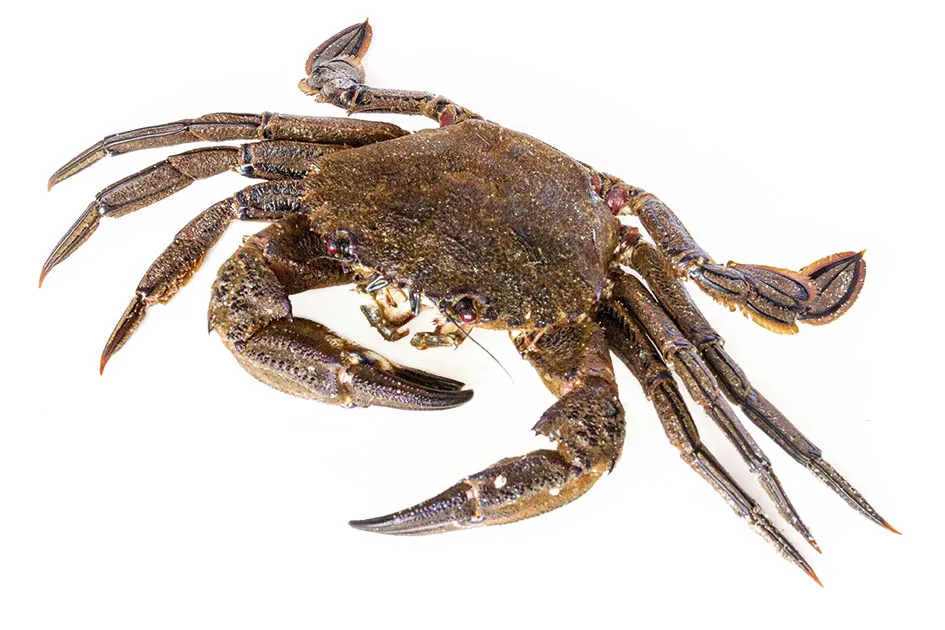
#> input picture refs/strictly-crabs/crab-ref-1-velvet-white.webp, 945 x 630 px
$ python prep.py
#> lines starting #> are read from the running program, lines starting #| are printed output that depends on the picture; after the words box and inside, x2 and y2 are one past the last pixel; in counts of white or black regions, pixels touching at a corner belong together
"""Strictly Crabs Dancing: cut the crab textures and shapes out of Sam's reference photos.

Every crab part is a "pillow": a picture (colour + outline) and a height map that puffs it up into a solid.
Shells and claws are cut straight from the photos; legs reuse the photos' own shell grain.
Writes tex/*.png and tex/parts.json for crab.js.
"""
import json, os, subprocess
import numpy as np
from PIL import Image, ImageDraw, ImageFilter
from scipy import ndimage

HERE = os.path.dirname(os.path.abspath(__file__))
REF = os.path.join(HERE, '..', '..', 'refs', 'strictly-crabs')
OUT = os.path.join(HERE, 'tex')
FF = '/usr/local/lib/python3.13/dist-packages/imageio_ffmpeg/binaries/ffmpeg-linux-x86_64-v7.0.2'
rng = np.random.default_rng(7)
parts = {}

velvet = Image.open(f'{REF}/crab-ref-1-velvet-white.webp').convert('RGB')
#> velvet is the input picture: PIL image 945x630 RGB; mean R, G, B 218.9, 210.9, 205.5
shore = Image.open(f'{REF}/crab-ref-4-shore-black.jpg').convert('RGB')
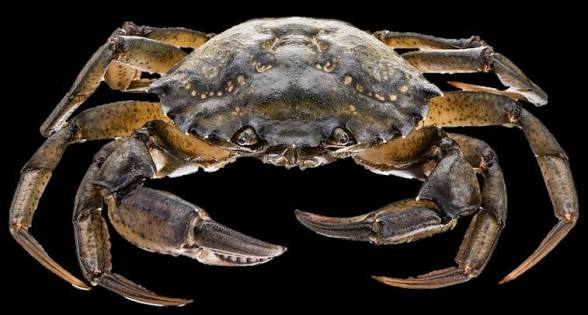
#> input picture refs/strictly-crabs/crab-ref-4-shore-black.jpg, 588 x 315 px
#> shore is the input picture: PIL image 588x315 RGB; mean R, G, B 57.5, 49.1, 41.6

# shells: crop (photo coords), outline (fractions of the crop, back at the top, eyes at the bottom)
SHELLS = {
    'velvet': (velvet.rotate(28, Image.BICUBIC, center=(460, 240), fillcolor='white'), (296, 110, 615, 300),
               [(.5, .03), (.25, .08), (.08, .25), (.02, .5), (.08, .75), (.2, .92), (.35, .97), (.65, .97),
                (.8, .92), (.92, .75), (.98, .5), (.92, .25), (.75, .08)], (1.0, .80)),
    'shore': (shore, (148, 0, 452, 180),
              [(.5, .075), (.28, .125), (.09, .3), (.015, .5), (.06, .65), (.16, .75), (.27, .85), (.73, .85),
               (.84, .75), (.94, .65), (.985, .5), (.91, .3), (.72, .125)], (1.0, .76)),
}


def save(name, rgb, alpha, height, size, htop, hbot):
    Image.fromarray(np.dstack([rgb, alpha]).astype(np.uint8), 'RGBA').save(f'{OUT}/{name}.png')
    h = np.clip(height / max(height.max(), 1e-6), 0, 1)
    Image.fromarray((h * 255).astype(np.uint8)).save(f'{OUT}/{name}_h.png')
    parts[name] = {'tex': f'{name}.png', 'hmap': f'{name}_h.png', 'size': size, 'htop': htop, 'hbot': hbot}


def puff(alpha, power=0.5, blur=2):
    """Height from distance to the outline: rounded edges, fuller in the middle."""
    d = ndimage.distance_transform_edt(alpha > 127)
    d = ndimage.gaussian_filter(d, blur)
    return (d / max(d.max(), 1e-6)) ** power


def shell(name):
    img, box, poly, size = SHELLS[name]
    W, H = 512, 384
    rgb = np.asarray(img.crop(box).resize((W, H), Image.LANCZOS), np.float32)
    m = Image.new('L', (W, H)); ImageDraw.Draw(m).polygon([(u * W, v * H) for u, v in poly], fill=255)
    a = np.asarray(m.filter(ImageFilter.GaussianBlur(1.2)), np.float32)
    h = puff(a, .45, 6)
    yy, xx = np.mgrid[0:H, 0:W]
    dome = 1 - ((xx / W - .5) * 1.6) ** 2 - ((yy / H - .45) * 1.5) ** 2
    h = 0.55 * h + 0.45 * np.clip(dome, 0, 1) * (h > 0)
    # darken the rim slightly where the shell curls under
    rgb *= (0.65 + 0.35 * np.clip(h * 3, 0, 1))[..., None]
    save(f'shell_{name}', rgb, a, h, size, 0.22, 0.06)
    return rgb[int(H * .3):int(H * .6), int(W * .3):int(W * .7)]   # a patch of shell grain for the legs


def cut_white(img):
    x = np.asarray(img, np.float32)
    d = np.sqrt(((255 - x) ** 2).sum(2))
    m = ndimage.binary_opening(d > 60, iterations=1)
    lab, n = ndimage.label(m)
    if n > 1:
        m = lab == (np.bincount(lab.ravel())[1:].argmax() + 1)
    m = ndimage.binary_erosion(ndimage.binary_fill_holes(m), iterations=3)
    return x, (ndimage.gaussian_filter(m.astype(np.float32), 0.8) * 255)


def match(rgb, alpha, target_mean, target_std):
    """Recolour towards another crab's palette, keeping the photo's grain."""
    sel = alpha > 127
    out = rgb.copy()
    for c in range(3):
        mu, sd = rgb[..., c][sel].mean(), rgb[..., c][sel].std() + 1e-3
        out[..., c] = (rgb[..., c] - mu) / sd * target_std[c] + target_mean[c]
    return np.clip(out, 0, 255)


def claw(name, recolour=None):
    c = velvet.crop((340, 435, 570, 535)).transpose(Image.FLIP_LEFT_RIGHT)   # wrist at the left, tips right
    c = c.resize((512, 224), Image.LANCZOS)
    rgb, a = cut_white(c)
    # drop the scrap of arm above the wrist
    a[:60, :120] = 0
    if recolour is not None:
        rgb = match(rgb, a, *recolour)
    else:
        rgb = rgb * .8
    h = puff(a, .55, 3)
    save(f'claw_{name}', rgb, a, h, (0.78, 0.36), 0.17, 0.15)


def tile(patch, W, H):
    p = Image.fromarray(np.clip(patch, 0, 255).astype(np.uint8))
    p = p.resize((W // 2, H))
    p = np.asarray(p, np.float32)
    return np.concatenate([p, p[:, ::-1]], 1)[:, :W]


def legs(name, grain, base, light, stripe, joint):
    """Leg segments: tapered, flattened, with the shell grain recoloured to the leg's palette."""
    W, H = 256, 64
    g = tile(grain, W, H)
    lum = g.mean(2, keepdims=True); lum = (lum - lum.mean()) / (lum.std() + 1e-3)
    u = np.linspace(0, 1, W)[None, :]; v = np.linspace(-1, 1, H)[:, None]
    shapes = {
        'merus': (lambda u: .9 - .15 * u, .30),
        'carpus': (lambda u: .75 + .1 * np.sin(np.pi * u), .25),
        'propodus': (lambda u: .75 - .2 * u, .25),
        'dactyl': (lambda u: .7 * (1 - u) ** .7 + .02, .22),
        'paddle': (lambda u: .95 * np.sin(np.pi * np.clip(u * .95 + .03, 0, 1)) ** .6, .10),
        'armmerus': (lambda u: .95 - .1 * u, .32),
        'armcarpus': (lambda u: .8 + .15 * np.sin(np.pi * u), .32),
    }
    for seg, (prof, flat) in shapes.items():
        w = prof(u) * np.ones_like(v)
        end = np.minimum(u / .04, 1) if seg != 'dactyl' else 1
        inside = (np.abs(v) < w) & (u < .995)
        a = (inside * 255).astype(np.float32)
        a = ndimage.gaussian_filter(a, .7)
        cross = np.sqrt(np.clip(1 - (v / np.maximum(w, 1e-3)) ** 2, 0, 1)) * w * (end if np.ndim(end) else 1)
        rgb = np.array(base, np.float32) + lum * 22
        # paler edges, darker spine, a dark stripe each side (velvet), joint colour at the ends
        rgb = rgb + (np.array(light) - np.array(base)) * (np.abs(v) / np.maximum(w, 1e-3))[..., None] ** 3 * .6
        if stripe is not None:
            s = np.exp(-((np.abs(v) / np.maximum(w, 1e-3) - .55) / .08) ** 2)[..., None]
            rgb = rgb * (1 - .7 * s) + np.array(stripe) * .7 * s
        j = (np.exp(-(u / .05) ** 2) + np.exp(-((1 - u) / .05) ** 2))[..., None] * (seg not in ('dactyl', 'paddle'))
        rgb = rgb * (1 - .6 * j) + np.array(joint) * .6 * j
        if seg in ('dactyl', 'paddle'):   # horny tips go amber-black
            t = np.clip((u - .55) / .45, 0, 1)[..., None]
            rgb = rgb * (1 - t * .7) + np.array([60, 35, 15]) * t * .7
        save(f'{seg}_{name}', np.clip(rgb, 0, 255), a, cross, (1.0, 1.0), flat, flat)


def plate():
    """Blurred Strictly ballroom behind the dance floor (a wide shot from the routine, dancers lost in the blur)."""
    src = os.path.join(REF, 'routine-reference.mp4')
    raw = f'{OUT}/plate_raw.png'
    subprocess.run([FF, '-v', 'error', '-y', '-ss', '3.6', '-i', src, '-frames:v', '1', raw], check=True)
    im = Image.open(raw).convert('RGB')
    w, h = im.size
    im = im.crop((0, int(h * .08), w, int(h * .62))).resize((1600, 600), Image.LANCZOS)
    im = im.filter(ImageFilter.GaussianBlur(9))
    # fade the top into the dark and the bottom into the floor haze, so no edges show (or reflect)
    x = np.asarray(im, np.float32); yy = np.linspace(0, 1, x.shape[0])[:, None, None]
    top = np.clip(yy / .35, 0, 1) ** 1.5; bot = np.clip((1 - yy) / .12, 0, 1)
    x = x * top + np.array([5, 2, 10]) * (1 - top)
    x = x * bot + np.array([20, 10, 34]) * (1 - bot)
    im = Image.fromarray(np.clip(x, 0, 255).astype(np.uint8))
    im.save(f'{OUT}/plate.jpg', quality=90)
    os.remove(raw)


if __name__ == '__main__':
    os.makedirs(OUT, exist_ok=True)
    gv = shell('velvet')
#> in shell, `img, box, poly, size = SHELLS[name]`: box = (296, 110, 615, 300); poly = [(0.5, 0.03), (0.25, 0.08), (0.08, 0.25), (0.02, 0.5), (0.08, 0.75), (0.2, 0.92), (0.35, 0.97), (0.65, 0.97), (0.8, 0.92), (0.92, 0.75), (0.98, 0.5), (0.92, 0.25), (0.75, 0.08)]; size = (1, 0.8)
#> in shell, `m = Image.new('L', (W, H))`: m: PIL image 512x384 L; every value is 0
#> in shell, `ImageDraw.Draw(m).polygon([(u * W, v * H) for u, v in poly], fill=255)`:
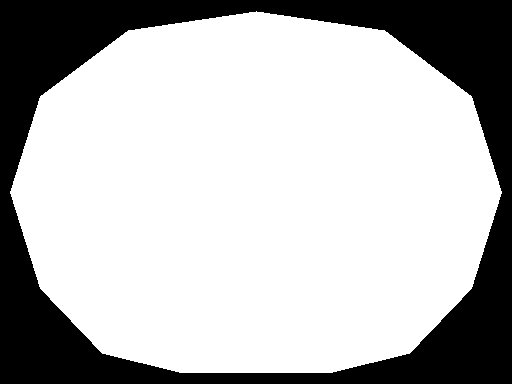
#> m: PIL image 512x384 L; 72.4% white; 1 black region, box (x1, y1, x2, y2) and area: (0, 0, 512, 384) 54213
#> in shell, `return rgb[int(H * .3):int(H * .6), int(W * .3):int(W * .7)]`:
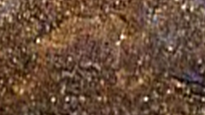
#> returned value: shape (115, 205, 3) float32; mean of channels 0, 1, 2 106.9, 77.7, 57.4; drawn as R, G, B
    gs = shell('shore')
#> in shell (call 2), `ImageDraw.Draw(m).polygon([(u * W, v * H) for u, v in poly], fill=255)`: m: PIL image 512x384 L; 57.6% white; 1 black region, box (x1, y1, x2, y2) and area: (0, 0, 512, 384) 83407
    claw('velvet')
#> in cut_white, `m = ndimage.binary_opening(d > 60, iterations=1)`: m: shape (224, 512) bool; 41.5% white; 3 white regions (1 under 20 px), largest, box (x1, y1, x2, y2) and area: (0, 0, 495, 224) 47526, (201, 203, 222, 210) 57
#> in cut_white, `lab, n = ndimage.label(m)`:
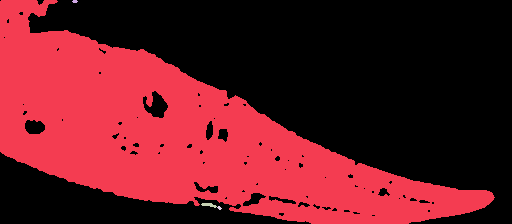
#> lab: shape (224, 512) int32; 5 distinct labels, from 0 to 4; one colour per label, 0 black
#> in cut_white, `lab, n = ndimage.label(m)`: n = 4
#> in cut_white, `m = lab == (np.bincount(lab.ravel())[1:].argmax() + 1)`: m: shape (224, 512) bool; 41.4% white; 1 white region, box (x1, y1, x2, y2) and area: (0, 0, 495, 224) 47526
#> in cut_white, `m = ndimage.binary_erosion(ndimage.binary_fill_holes(m), iterations=3)`: m: shape (224, 512) bool; 39.6% white; 1 white region, box (x1, y1, x2, y2) and area: (3, 3, 492, 221) 45449
#> in claw, `a[:60, :120] = 0`: a: shape (224, 512) float32; min 0, max 255, mean 93.5
    claw('shore', recolour=((88, 82, 46), (30, 28, 18)))
#> in match, `sel = alpha > 127`:
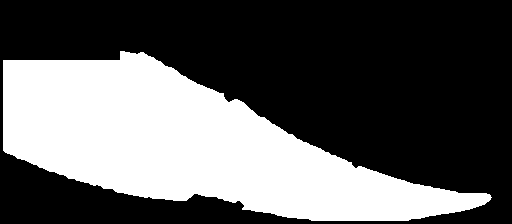
#> sel: shape (224, 512) bool; 36.7% white; 1 white region, box (x1, y1, x2, y2) and area: (3, 51, 492, 221) 42049
#> the loop in match, `for c in range(3):` made 3 passes
#> (mu, sd) on passes 1 to 3: (151.2, 51.44), (126.8, 50.37), (112.9, 49.49)
#> after the loop in match, `for c in range(3):`:
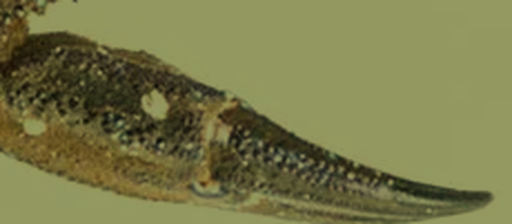
#> out: shape (224, 512, 3) float32; mean R, G, B 122.2, 122.2, 75
#> call 4 of save, with name = 'claw_shore', size = (0.78, 0.36), htop = 0.17, hbot = 0.15
#> in save (call 4), `Image.fromarray(np.dstack([rgb, alpha]).astype(np.uint8), 'RGBA').save..`:
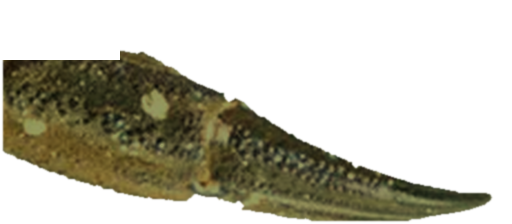
#> saved as claw_shore.png: PIL image 512x224 RGBA; mean R, G, B, A 121.5, 121.7, 74.5, 93.5; transparent parts drawn white
    legs('velvet', gv, base=(52, 42, 30), light=(85, 70, 48), stripe=(30, 34, 58), joint=(120, 45, 35))
    legs('shore', gs, base=(92, 84, 42), light=(140, 120, 60), stripe=None, joint=(160, 95, 40))
#> the loop in legs (call 2), `for seg, (prof, flat) in shapes.items():` made 7 passes
#> (seg, flat) on passes 1, 2, 3, 5, 6, 7: ('merus', 0.3), ('carpus', 0.25), ('propodus', 0.25), ('paddle', 0.1), ('armmerus', 0.32), ('armcarpus', 0.32)
#> (seg, flat, end) on pass 4: ('dactyl', 0.22, 1)
    plate()
#> (the run stopped early here; a loop or call above may not have finished)
